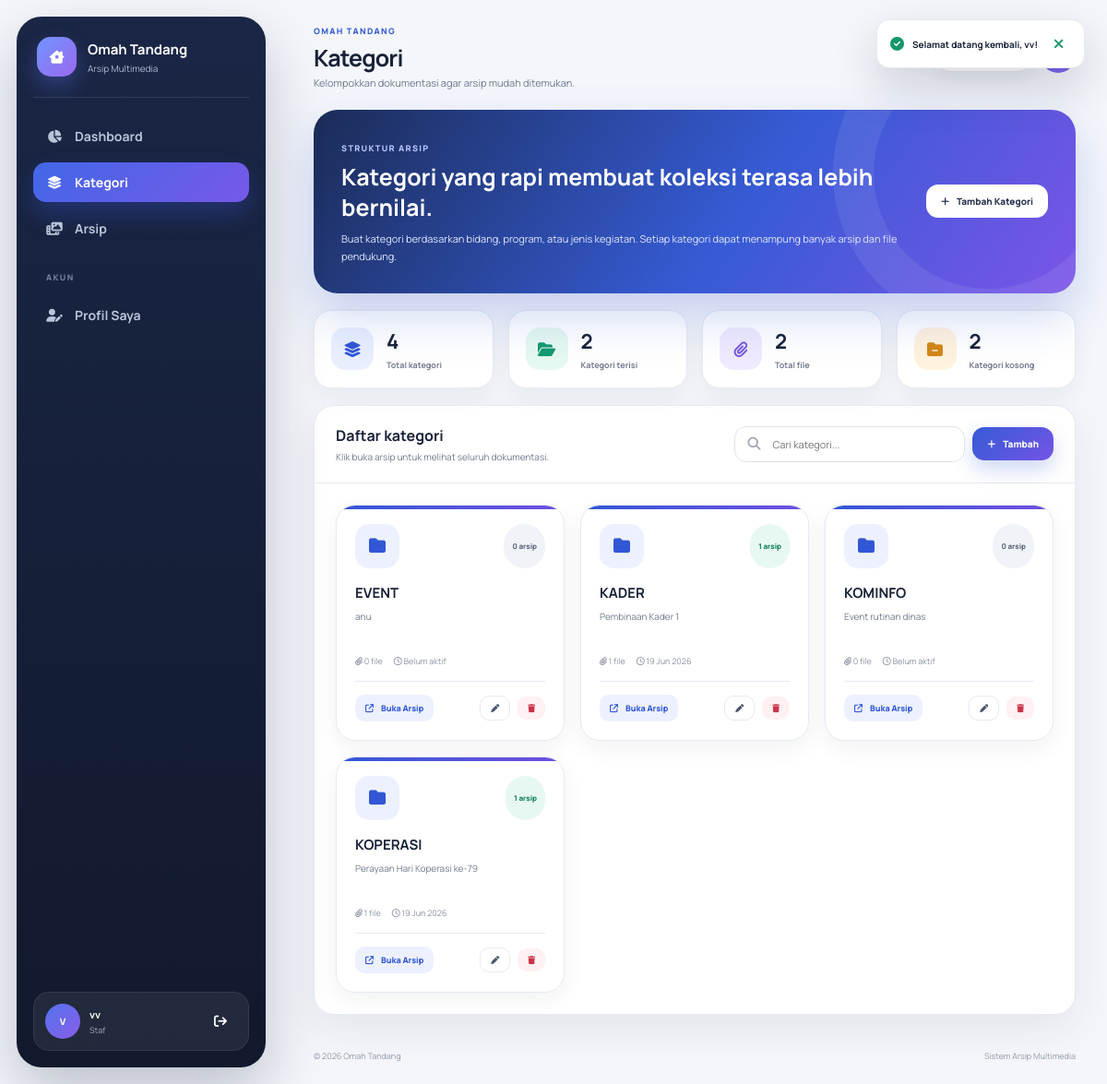
The page /build/pages/kategori.php (signed in) on the database its author committed.
### tables this page shows
CREATE TABLE `kategori` (
  `id_kategori` int NOT NULL,
  `nama_kategori` varchar(100) NOT NULL,
  `deskripsi` varchar(500) DEFAULT NULL
);

### build/pages/auth.php (called while the page is built, shortened)
<?php
function e($value): string { return htmlspecialchars((string)$value, ENT_QUOTES, 'UTF-8'); }
function get_flash(): ?array { $f=$_SESSION['flash']??null; unset($_SESSION['flash']); return is_array($f)?$f:null; }
function current_user_name(): string { return (string)($_SESSION['nama']??$_SESSION['username']??'Pengguna'); }
function format_date_id(?string $date,bool $time=false): string {
    $m=[1=>'Jan',2=>'Feb',3=>'Mar',4=>'Apr',5=>'Mei',6=>'Jun',7=>'Jul',8=>'Agu',9=>'Sep',10=>'Okt',11=>'Nov',12=>'Des'];
    $t=strtotime($date); $out=date('d',$t).' '.$m[(int)date('n',$t)].' '.date('Y',$t);
    return $time?$out.', '.date('H:i',$t):$out;
}
function initials(string $name): string {
    $parts=preg_split('/\s+/',trim($name))?:[]; $out='';
    foreach(array_slice($parts,0,2) as $p){
        $char=function_exists('mb_substr')?mb_substr($p,0,1):substr($p,0,1);
        $out.=function_exists('mb_strtoupper')?mb_strtoupper($char):strtoupper($char);
    }
    return $out?:'U';
}
function avatar_src(?string $file): ?string {
    if(!$file)return null; $name=basename($file); $path=__DIR__.'/uploads/profile/'.$name;
    return is_file($path)?'uploads/profile/'.rawurlencode($name):null;
}
?>

### build/pages/kategori.php (the view, shortened to what this page needs)
<?php
require_once __DIR__.'/auth.php';
require_once __DIR__.'/partials/layout.php';
$items=[];$r=mysqli_query($koneksi,"SELECT k.id_kategori,k.nama_kategori,k.deskripsi,COUNT(DISTINCT a.id_arsip) archive_count,COUNT(af.id_file) file_count,MAX(a.created_at) last_activity
FROM kategori k LEFT JOIN arsip a ON a.id_kategori=k.id_kategori LEFT JOIN arsip_file af ON af.id_arsip=a.id_arsip
GROUP BY k.id_kategori,k.nama_kategori,k.deskripsi ORDER BY k.nama_kategori");
if($r)while($x=mysqli_fetch_assoc($r))$items[]=$x;
$total=count($items);$filled=0;$files=0;foreach($items as $x){if((int)$x['archive_count']>0)$filled++;$files+=(int)$x['file_count'];}
render_app_start('Kategori','Kelompokkan dokumentasi agar arsip mudah ditemukan.','kategori.php'); ?>
<section class="hero"><div class="hero-copy"><span class="hero-kicker">Struktur Arsip</span><h2>Kategori yang rapi membuat koleksi terasa lebih bernilai.</h2><p>Buat kategori berdasarkan bidang, program, atau jenis kegiatan. Setiap kategori dapat menampung banyak arsip dan file pendukung.</p></div><div class="hero-actions"><button class="btn btn-light" data-modal-open="createCategory"><i class="fa-solid fa-plus"></i> Tambah Kategori</button></div></section>
<section class="stats-grid">
<article class="stat-card"><span class="stat-icon blue"><i class="fa-solid fa-layer-group"></i></span><div class="stat-copy"><strong><?=$total?></strong><span>Total kategori</span></div></article>
<article class="stat-card"><span class="stat-icon green"><i class="fa-solid fa-folder-open"></i></span><div class="stat-copy"><strong><?=$filled?></strong><span>Kategori terisi</span></div></article>
<article class="stat-card"><span class="stat-icon purple"><i class="fa-solid fa-paperclip"></i></span><div class="stat-copy"><strong><?=$files?></strong><span>Total file</span></div></article>
<article class="stat-card"><span class="stat-icon orange"><i class="fa-solid fa-folder-minus"></i></span><div class="stat-copy"><strong><?=$total-$filled?></strong><span>Kategori kosong</span></div></article>
</section>
<section class="panel section-gap"><header class="panel-header"><div class="panel-title"><h2>Daftar kategori</h2><p>Klik buka arsip untuk melihat seluruh dokumentasi.</p></div><div class="toolbar"><label class="search-box"><i class="fa-solid fa-magnifying-glass"></i><input class="input" type="search" placeholder="Cari kategori..." data-live-search=".category-card" data-empty-target="#categorySearchEmpty"></label><button class="btn btn-primary" data-modal-open="createCategory"><i class="fa-solid fa-plus"></i> Tambah</button></div></header><div class="panel-body">
<?php if($items):?><div class="category-grid"><?php foreach($items as $i=>$item):?>
<article class="category-card" data-search="<?=e($item['nama_kategori'].' '.$item['deskripsi'])?>">
<div class="category-head"><span class="folder-icon"><i class="fa-solid fa-folder"></i></span><span class="badge <?=((int)$item['archive_count']?'badge-success':'')?>"><?=(int)$item['archive_count']?> arsip</span></div>
<h3><?=e($item['nama_kategori'])?></h3><p><?=e($item['deskripsi']?:'Belum ada deskripsi untuk kategori ini.')?></p>
<div class="card-meta"><span><i class="fa-solid fa-paperclip"></i> <?=(int)$item['file_count']?> file</span><span><i class="fa-regular fa-clock"></i> <?=e($item['last_activity']?format_date_id($item['last_activity']):'Belum aktif')?></span></div>
<div class="card-actions"><a class="btn btn-secondary btn-sm" href="arsip_tambah.php?id_kategori=<?=(int)$item['id_kategori']?>"><i class="fa-solid fa-arrow-up-right-from-square"></i> Buka Arsip</a>
<button class="btn btn-outline btn-sm" type="button" onclick='editCategory(<?=json_encode(["id"=>(int)$item["id_kategori"],"nama"=>$item["nama_kategori"],"deskripsi"=>$item["deskripsi"]],JSON_HEX_APOS|JSON_HEX_QUOT)?>)'><i class="fa-solid fa-pen"></i></button>
<form method="post" style="margin:0"><button class="btn btn-danger btn-sm" type="submit" data-confirm="Hapus kategori <?=e($item['nama_kategori'])?>? Kategori yang berisi arsip tidak dapat dihapus."><i class="fa-solid fa-trash"></i></button></form></div>
</article><?php endforeach;?></div><div id="categorySearchEmpty" class="empty-state" hidden><i class="fa-solid fa-magnifying-glass"></i><h3>Kategori tidak ditemukan</h3><p>Coba gunakan kata pencarian lain.</p></div>
<?php else:?><div class="empty-state"><i class="fa-solid fa-layer-group"></i><h3>Belum ada kategori</h3><p>Buat kategori pertama untuk mulai menyimpan dokumentasi.</p><button class="btn btn-primary" data-modal-open="createCategory">Tambah kategori</button></div><?php endif;?>
</div></section>
<?php
$script=<<<'JS'
<script>
function editCategory(data){document.getElementById('editCategoryId').value=data.id;document.getElementById('editCategoryName').value=data.nama||'';document.getElementById('editCategoryDescription').value=data.deskripsi||'';openModal('editCategory')}
</script>
JS;
render_app_end($script); ?>

### build/pages/partials/layout.php (shortened to what this page needs)
<?php
require_once __DIR__ . '/../auth.php';
function nav_item(string $href,array|string $match,string $icon,string $label,string $active): string{
    $matches=(array)$match; $on=in_array($active,$matches,true);
    return '<a class="nav-item'.($on?' active':'').'" href="'.e($href).'"><i class="fa-solid '.e($icon).'"></i><span>'.e($label).'</span></a>';
}
function render_app_start(string $title,string $subtitle='',string $active=''): void{
    $flash=get_flash(); $active=$active?:basename($_SERVER['PHP_SELF']??'');
    $name=current_user_name(); $avatar=avatar_src($_SESSION['foto_profile']??null);
    $role=($_SESSION['role']??'')==='kabag'?'Kepala Bagian':'Staf'; ?>
<!DOCTYPE html><html lang="id"><head>
<link rel="stylesheet" href="https://cdnjs.cloudflare.com/ajax/libs/font-awesome/6.5.0/css/all.min.css">
<link rel="stylesheet" href="../assets/css/app.css?v=2.0.0">
</head><body>
<div class="app-shell"><div class="sidebar-backdrop" data-sidebar-close></div>
<aside class="sidebar" id="appSidebar">
  <div class="brand"><span class="brand-mark"><i class="fa-solid fa-house-chimney-window"></i></span><span class="brand-copy"><strong>Omah Tandang</strong><small>Arsip Multimedia</small></span></div>
  <nav class="sidebar-nav">
    <?=nav_item('dashboard.php','dashboard.php','fa-chart-pie','Dashboard',$active)?>
    <?=nav_item('kategori.php','kategori.php','fa-layer-group','Kategori',$active)?>
    <?=nav_item('arsip.php',['arsip.php','arsip_tambah.php'],'fa-photo-film','Arsip',$active)?>
    <div class="nav-label">Akun</div>
    <?=nav_item('profile.php','profile.php','fa-user-pen','Profil Saya',$active)?>
  </nav>
  <div class="sidebar-user">
    <span class="avatar avatar-sm"><?php if($avatar):?><img src="<?=e($avatar)?>" alt=""><?php else:?><?=e(initials($name))?><?php endif;?></span>
    <span class="sidebar-user-copy"><strong><?=e($name)?></strong><small><?=e($role)?></small></span>
    <form action="logout.php" method="post"><?=csrf_field()?><button class="icon-btn logout-btn" type="submit" data-confirm="Keluar dari aplikasi?"><i class="fa-solid fa-arrow-right-from-bracket"></i></button></form>
  </div>
</aside>
<main class="main-area">
<header class="topbar">
  <div class="page-heading"><span>Omah Tandang</span><h1><?=e($title)?></h1><?php if($subtitle):?><p><?=e($subtitle)?></p><?php endif;?></div>
  <div class="topbar-actions"><span class="date-chip"></span><a class="avatar avatar-sm" href="profile.php"></a></div>
</header><div class="page-content">
<?php if($flash):?><div class="toast toast-<?=e($flash['type'])?>" data-toast><i class="fa-solid <?=($flash['type']==='success'?'fa-circle-check':($flash['type']==='danger'?'fa-circle-xmark':'fa-circle-info'))?>"></i><span><?=e($flash['message'])?></span><button class="icon-btn" data-toast-close><i class="fa-solid fa-xmark"></i></button></div><?php endif;?>
<?php }
function render_app_end(string $extra=''): void{ ?>
</div><footer class="app-footer"><span>© <?=date('Y')?> Omah Tandang</span><span>Sistem Arsip Multimedia</span></footer></main></div>
<script src="../assets/js/app.js?v=2.0.0"></script><?=$extra?></body></html>
<?php } ?>

### rows shown on the page
kategori: archive_count "0", nama_kategori "EVENT", deskripsi "anu", file_count "0", last_activity "Belum aktif"
kategori: archive_count "1", nama_kategori "KADER", deskripsi "Pembinaan Kader 1", file_count "1", last_activity "19 Jun 2026"
kategori: archive_count "0", nama_kategori "KOMINFO", deskripsi "Event rutinan dinas", file_count "0", last_activity "Belum aktif"
kategori: archive_count "1", nama_kategori "KOPERASI", deskripsi "Perayaan Hari Koperasi ke-79", file_count "1", last_activity "19 Jun 2026"

### other values the page prints
$label "Dashboard Kategori Arsip Profil Saya"
initials($name) "V"
$name "vv"
$role "Staf"
$title "Kategori"
$subtitle "Kelompokkan dokumentasi agar arsip mudah ditemukan."
$flash['message'] "Selamat datang kembali, vv!"
$total "4"
$filled "2"
$files "2"
$total-$filled "2"
